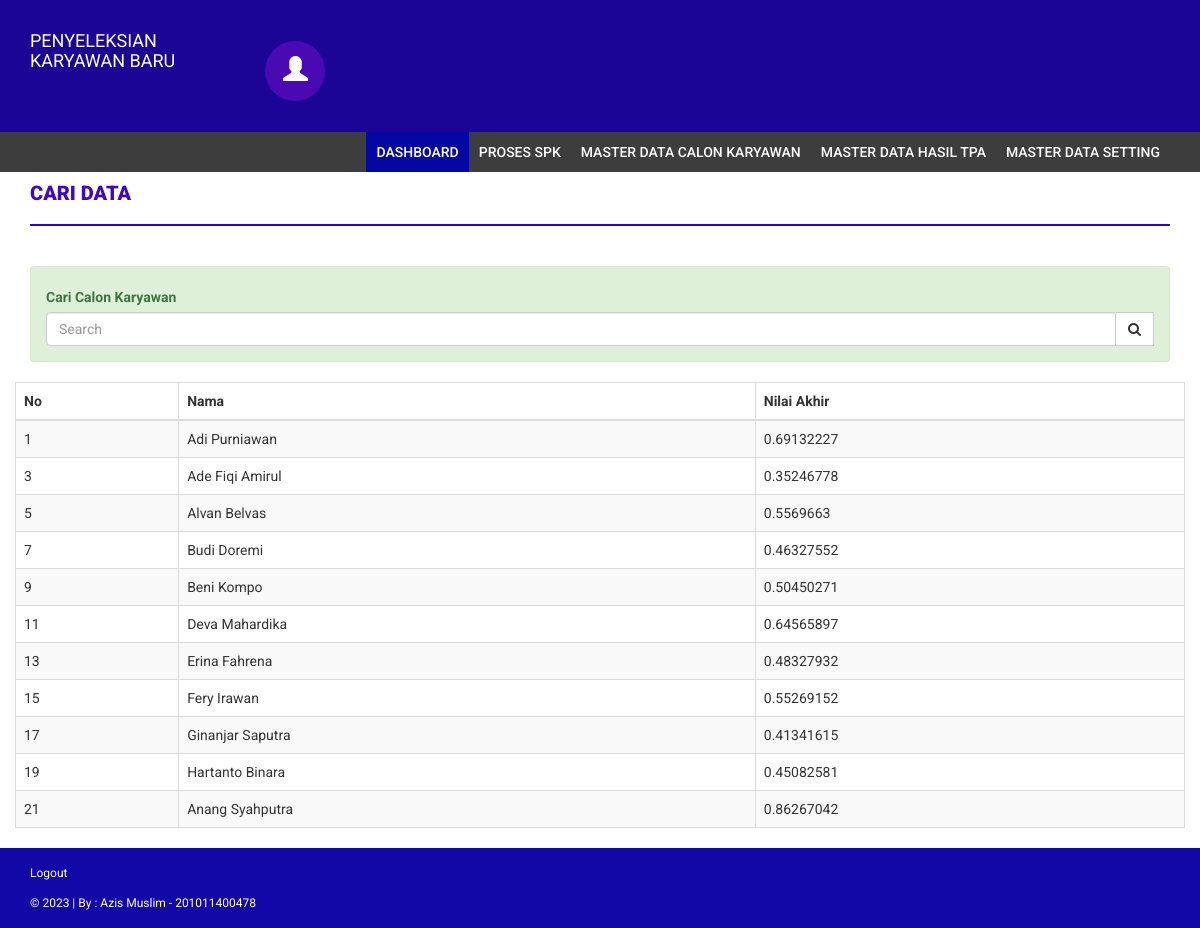
The page /cari_karyawan.php (signed in) on the database its author committed.
### tables this page shows
CREATE TABLE `hasil_spk` (
  `id_spk` int(11) NOT NULL,
  `id_calon_kr` int(11) DEFAULT NULL,
  `hasil_spk` float(10,8) DEFAULT NULL
);

CREATE TABLE `calon_karyawan` (
  `id_calon_kr` int(11) NOT NULL,
  `nama` varchar(64) DEFAULT NULL,
  `foto` varchar(64) DEFAULT NULL,
  `ttl` date DEFAULT NULL,
  `skill` text DEFAULT NULL,
  `pengalaman` text DEFAULT NULL
);

### db/db_config.php (called while the page is built, shortened)
<?php
	class database extends PDO{
		protected $dsn = 'mysql:host=localhost;dbname=db_spk';
		protected $dsu = 'root';
		protected $dsp = '';
		private $cmd = '';
		function __construct(){
			try {
				$this->db = new PDO($this->dsn,$this->dsu,$this->dsp);
			} catch (PDOException $e) {
				echo $e->getMessage();
			}
		}
		function select($c,$t){
			$this->cmd = "select $c from $t";
			return $this;
		}
		function where($params){
			$this->cmd .= " where $params";
			return $this;
		}
		function like($c){
			$this->cmd .= " like '%$c%'";
			return $this;
		}
		function get(){
			$q = $this->db->prepare($this->cmd);
			$q->execute();
			return $q->fetchAll();
		}
	}
?>

### cari_karyawan.php (the view, shortened to what this page needs)
<?php include 'partials/header.php';?>
    <div class="content">
        <div class="container">
            <div class="row">
                <div class="col-md-12">
                    <h4 class="page-head-line">Cari Data</h4>
                </div>
            </div>
            <div class="row">
                <div class="col-md-12">
                    <div class="alert alert-success">
                        <strong> Cari Calon Karyawan</strong>
                        <form method="get" action="model/cari_karyawan.php">
                            <div class="input-group">
                                <input type="text" class="form-control" name="nama" placeholder="Search">
                                <div class="input-group-btn">
                                  <button class="btn btn-default" type="submit">
                                    <i class="fa fa-search"></i>
                                  </button>
                                </div>
                              </div>
                        </form>
                    </div>
                </div>
            </div>
            <div class="row">
                <div class="table-responsive">
                    <table class="table table-striped table-bordered table-hovered">
                    	<thead>
                    		<th>No</th>
                    		<th>Nama</th>
                            <th>Nilai Akhir</th>
                    	</thead>
                    	<tbody>
                    		<?php
                    			$name = $_GET['nama'];
                    			$no = 1;
    							foreach ($db->select('calon_karyawan.*,hasil_spk.hasil_spk','calon_karyawan,hasil_spk')->where('calon_karyawan.id_calon_kr=hasil_spk.id_calon_kr and calon_karyawan.nama')->like("$name")->get() as $row):?>
    							<tr>
    	                			<td><?= $no++?></td>
    	                			<td><?= $row['nama']?></td>
                                    <td><?= $row['hasil_spk']?></td>
    	                		</tr>
    						<?php $no++; endforeach ?>
                    	</tbody>
                    </table>
                </div>
            </div>
        </div>
    </div>
<?php include 'partials/footer.php'; ?>

### partials/header.php (shortened to what this page needs)
<?php
    include 'db/db_config.php';
?>
<!DOCTYPE html>
<html xmlns="http://www.w3.org/1999/xhtml">
<head>
    <link href="assets/css/bootstrap.min.css" rel="stylesheet" />
    <link href="assets/css/font-awesome.css" rel="stylesheet" />
    <link href="assets/css/style.css" rel="stylesheet" />
</head>
<body>
    <div class="navbar navbar-inverse set-radius-zero">
        <div class="container">
            <div class="navbar-header">
                <a class="navbar-brand" style="color:white">
                    PENYELEKSIAN KARYAWAN BARU
                </a>
            </div>
            <div class="left-div">
                <div class="user-settings-wrapper">
                    <ul class="nav">
                        <li class="dropdown">
                            <a class="dropdown-toggle" data-toggle="dropdown" href="#" aria-expanded="false">
                                <span class="glyphicon glyphicon-user" style="font-size: 25px;"></span>
                            </a>
                        </li>
                    </ul>
                </div>
            </div>
        </div>
    </div>
    <section class="menu-section">
        <div class="container">
            <div class="row">
                <div class="col-md-12">
                    <div class="navbar-collapse collapse ">
                        <ul id="menu-top" class="nav navbar-nav navbar-right">
                            <li><a href="index.php" id="home">Dashboard</a></li>
                            <li><a href="proses_spk.php" id="proses">Proses SPK</a></li>
                            <li><a href="karyawan_show.php" id="ck">Master Data Calon Karyawan</a></li>
                            <li><a href="tpa_show.php" id="ck">Master Data Hasil TPA</a></li>
                            <li><a href="kriteria_show.php" id="ds">Master Data Setting</a></li>
                        </ul>
                    </div>
                </div>
            </div>
        </div>
    </section>

### partials/footer.php (shortened to what this page needs)
<footer>
        <div class="container">
            <div class="row">
                <div class="col-md-12">
                    <a href="login.php">Logout</a>
                </div>
                <div class="col-md-12">
                    &copy; 2023 | By : <a href="https://github.com/azicode0" target="_blank">Azis Muslim - 201011400478 </a>
                </div>
            </div>
        </div>
    </footer>
</body>
</html>

### assets/css/style.css (style rules this page uses)
body { font-family: 'Roboto', sans-serif; line-height: 30px; }
.set-radius-zero { border-radius: 0px; -moz-border-radius: 0px; -webkit-border-radius: 0px; }
.page-head-line { font-weight: 900; padding-bottom: 20px; border-bottom: 2px solid #2904cc; text-transform: uppercase; color: #4007c5; font-size: 20px; margin-bottom: 40px; }
.btn { border-radius: 0px; -webkit-border-radius: 0px; -moz-border-radius: 0px; }
.left-div { padding-left: 30px; margin-top: 40px; margin-bottom: 30px; }
.navbar-brand { width: 250px; padding-top: 30px; }
.user-settings-wrapper .nav > li > a { position: relative; display: block; padding: 15px 18px; border-radius: 50%; -webkit-border-radius: 50%; -moz-border-radius: 50%; height: 60px; width: 60px; background-color: #4a09b3; color: #fff; }
.user-settings-wrapper { margin-top: 10px; }
.user-settings-wrapper li { display: inline-block; }
.menu-section { background-color: #3D3D3D; }
#menu-top a { color: #FFF; text-decoration: none; font-weight: 500; padding: 10px 10px 10px 10px; text-transform: uppercase; }
.menu-top-active { background-color: #0407a1; }
.navbar-inverse { background-color: #1b0597; border-color: transparent; }
.navbar { margin-bottom: 0px; }
footer { padding: 10px; color: #fff; font-size: 12px; background-color: #1208a7; }
footer a, footer a:hover { color: #fff; text-decoration: none; }

### rows shown on the page
hasil_spk: id_calon_kr.nama "Adi Purniawan", hasil_spk "0.69132227"
hasil_spk: id_calon_kr.nama "Ade Fiqi Amirul", hasil_spk "0.35246778"
hasil_spk: id_calon_kr.nama "Alvan Belvas", hasil_spk "0.5569663"
hasil_spk: id_calon_kr.nama "Budi Doremi", hasil_spk "0.46327552"
hasil_spk: id_calon_kr.nama "Beni Kompo", hasil_spk "0.50450271"
hasil_spk: id_calon_kr.nama "Deva Mahardika", hasil_spk "0.64565897"
hasil_spk: id_calon_kr.nama "Erina Fahrena", hasil_spk "0.48327932"
hasil_spk: id_calon_kr.nama "Fery Irawan", hasil_spk "0.55269152"
hasil_spk: id_calon_kr.nama "Ginanjar Saputra", hasil_spk "0.41341615"
hasil_spk: id_calon_kr.nama "Hartanto Binara", hasil_spk "0.45082581"
hasil_spk: id_calon_kr.nama "Anang Syahputra", hasil_spk "0.86267042"
